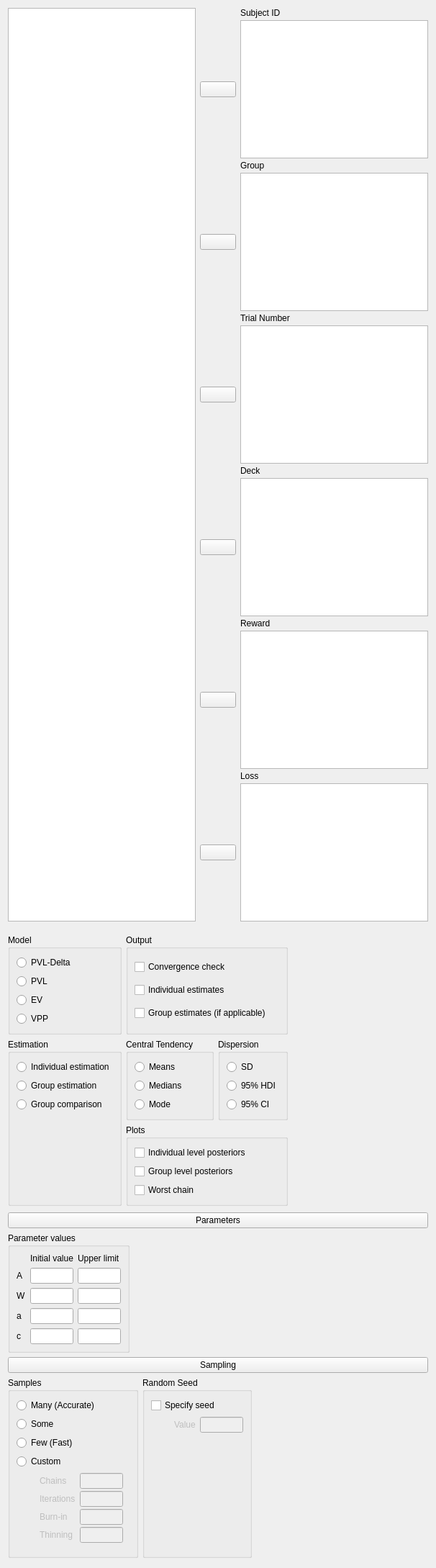
<?xml version="1.0" encoding="UTF-8"?>
<ui version="4.0">
 <class>ReinforcementLearningR11tLearningForm</class>
 <widget class="QWidget" name="ReinforcementLearningR11tLearningForm">
  <property name="geometry">
   <rect>
    <x>0</x>
    <y>0</y>
    <width>606</width>
    <height>1468</height>
   </rect>
  </property>
  <property name="sizePolicy">
   <sizepolicy hsizetype="Fixed" vsizetype="Preferred">
    <horstretch>0</horstretch>
    <verstretch>0</verstretch>
   </sizepolicy>
  </property>
  <property name="windowTitle">
   <string>Form</string>
  </property>
  <layout class="QGridLayout" name="gridLayout">
   <property name="verticalSpacing">
    <number>0</number>
   </property>
   <item row="0" column="0">
    <widget class="QWidget" name="widget_3" native="true">
     <layout class="QGridLayout" name="gridLayout_7">
      <property name="leftMargin">
       <number>0</number>
      </property>
      <property name="topMargin">
       <number>0</number>
      </property>
      <property name="rightMargin">
       <number>0</number>
      </property>
      <property name="bottomMargin">
       <number>0</number>
      </property>
      <property name="verticalSpacing">
       <number>0</number>
      </property>
      <item row="0" column="1" rowspan="2" colspan="2">
       <widget class="QWidget" name="topWidget" native="true">
        <property name="sizePolicy">
         <sizepolicy hsizetype="Expanding" vsizetype="Fixed">
          <horstretch>0</horstretch>
          <verstretch>0</verstretch>
         </sizepolicy>
        </property>
        <layout class="QGridLayout" name="gridLayout_3">
         <property name="leftMargin">
          <number>0</number>
         </property>
         <property name="topMargin">
          <number>0</number>
         </property>
         <property name="rightMargin">
          <number>0</number>
         </property>
         <property name="verticalSpacing">
          <number>3</number>
         </property>
         <item row="0" column="2">
          <widget class="QLabel" name="label">
           <property name="text">
            <string>Subject ID</string>
           </property>
          </widget>
         </item>
         <item row="7" column="1">
          <widget class="AssignButton" name="buttonAssignDeck">
           <property name="sizePolicy">
            <sizepolicy hsizetype="Fixed" vsizetype="Fixed">
             <horstretch>0</horstretch>
             <verstretch>0</verstretch>
            </sizepolicy>
           </property>
           <property name="minimumSize">
            <size>
             <width>50</width>
             <height>0</height>
            </size>
           </property>
           <property name="maximumSize">
            <size>
             <width>50</width>
             <height>16777215</height>
            </size>
           </property>
           <property name="text">
            <string/>
           </property>
          </widget>
         </item>
         <item row="7" column="2">
          <widget class="boundSingleItemView" name="deck">
           <property name="sizePolicy">
            <sizepolicy hsizetype="Expanding" vsizetype="Fixed">
             <horstretch>0</horstretch>
             <verstretch>0</verstretch>
            </sizepolicy>
           </property>
           <property name="minimumSize">
            <size>
             <width>0</width>
             <height>0</height>
            </size>
           </property>
           <property name="maximumSize">
            <size>
             <width>16777215</width>
             <height>16777215</height>
            </size>
           </property>
           <property name="selectionMode">
            <enum>QAbstractItemView::ExtendedSelection</enum>
           </property>
          </widget>
         </item>
         <item row="9" column="1">
          <widget class="AssignButton" name="buttonAssignReward">
           <property name="sizePolicy">
            <sizepolicy hsizetype="Fixed" vsizetype="Fixed">
             <horstretch>0</horstretch>
             <verstretch>0</verstretch>
            </sizepolicy>
           </property>
           <property name="minimumSize">
            <size>
             <width>50</width>
             <height>0</height>
            </size>
           </property>
           <property name="maximumSize">
            <size>
             <width>50</width>
             <height>16777215</height>
            </size>
           </property>
           <property name="text">
            <string/>
           </property>
          </widget>
         </item>
         <item row="8" column="2">
          <widget class="QLabel" name="label_5">
           <property name="text">
            <string>Reward</string>
           </property>
          </widget>
         </item>
         <item row="9" column="2">
          <widget class="boundSingleItemView" name="reward">
           <property name="sizePolicy">
            <sizepolicy hsizetype="Expanding" vsizetype="Fixed">
             <horstretch>0</horstretch>
             <verstretch>0</verstretch>
            </sizepolicy>
           </property>
           <property name="minimumSize">
            <size>
             <width>0</width>
             <height>0</height>
            </size>
           </property>
           <property name="maximumSize">
            <size>
             <width>16777215</width>
             <height>16777215</height>
            </size>
           </property>
           <property name="selectionMode">
            <enum>QAbstractItemView::ExtendedSelection</enum>
           </property>
          </widget>
         </item>
         <item row="11" column="1">
          <widget class="AssignButton" name="buttonAssignLoss">
           <property name="sizePolicy">
            <sizepolicy hsizetype="Fixed" vsizetype="Fixed">
             <horstretch>0</horstretch>
             <verstretch>0</verstretch>
            </sizepolicy>
           </property>
           <property name="minimumSize">
            <size>
             <width>50</width>
             <height>0</height>
            </size>
           </property>
           <property name="maximumSize">
            <size>
             <width>50</width>
             <height>16777215</height>
            </size>
           </property>
           <property name="text">
            <string/>
           </property>
          </widget>
         </item>
         <item row="10" column="2">
          <widget class="QLabel" name="label_6">
           <property name="text">
            <string>Loss</string>
           </property>
          </widget>
         </item>
         <item row="11" column="2">
          <widget class="boundSingleItemView" name="loss">
           <property name="sizePolicy">
            <sizepolicy hsizetype="Expanding" vsizetype="Fixed">
             <horstretch>0</horstretch>
             <verstretch>0</verstretch>
            </sizepolicy>
           </property>
           <property name="minimumSize">
            <size>
             <width>0</width>
             <height>0</height>
            </size>
           </property>
           <property name="maximumSize">
            <size>
             <width>16777215</width>
             <height>16777215</height>
            </size>
           </property>
           <property name="selectionMode">
            <enum>QAbstractItemView::ExtendedSelection</enum>
           </property>
          </widget>
         </item>
         <item row="5" column="2">
          <widget class="boundSingleItemView" name="trialNumber">
           <property name="sizePolicy">
            <sizepolicy hsizetype="Expanding" vsizetype="Fixed">
             <horstretch>0</horstretch>
             <verstretch>0</verstretch>
            </sizepolicy>
           </property>
           <property name="minimumSize">
            <size>
             <width>0</width>
             <height>0</height>
            </size>
           </property>
           <property name="maximumSize">
            <size>
             <width>16777215</width>
             <height>16777215</height>
            </size>
           </property>
           <property name="selectionMode">
            <enum>QAbstractItemView::ExtendedSelection</enum>
           </property>
          </widget>
         </item>
         <item row="3" column="1">
          <widget class="AssignButton" name="buttonAssignGroup">
           <property name="sizePolicy">
            <sizepolicy hsizetype="Fixed" vsizetype="Fixed">
             <horstretch>0</horstretch>
             <verstretch>0</verstretch>
            </sizepolicy>
           </property>
           <property name="minimumSize">
            <size>
             <width>50</width>
             <height>0</height>
            </size>
           </property>
           <property name="maximumSize">
            <size>
             <width>50</width>
             <height>16777215</height>
            </size>
           </property>
           <property name="text">
            <string/>
           </property>
          </widget>
         </item>
         <item row="3" column="2">
          <widget class="boundSingleItemView" name="group">
           <property name="sizePolicy">
            <sizepolicy hsizetype="Expanding" vsizetype="Fixed">
             <horstretch>0</horstretch>
             <verstretch>0</verstretch>
            </sizepolicy>
           </property>
           <property name="minimumSize">
            <size>
             <width>0</width>
             <height>0</height>
            </size>
           </property>
           <property name="maximumSize">
            <size>
             <width>16777215</width>
             <height>16777215</height>
            </size>
           </property>
           <property name="selectionMode">
            <enum>QAbstractItemView::ExtendedSelection</enum>
           </property>
          </widget>
         </item>
         <item row="2" column="2">
          <widget class="QLabel" name="label_2">
           <property name="text">
            <string>Group</string>
           </property>
          </widget>
         </item>
         <item row="5" column="1">
          <widget class="AssignButton" name="buttonAssignTrialNumber">
           <property name="sizePolicy">
            <sizepolicy hsizetype="Fixed" vsizetype="Fixed">
             <horstretch>0</horstretch>
             <verstretch>0</verstretch>
            </sizepolicy>
           </property>
           <property name="minimumSize">
            <size>
             <width>50</width>
             <height>0</height>
            </size>
           </property>
           <property name="maximumSize">
            <size>
             <width>50</width>
             <height>16777215</height>
            </size>
           </property>
           <property name="text">
            <string/>
           </property>
          </widget>
         </item>
         <item row="4" column="2">
          <widget class="QLabel" name="label_4">
           <property name="text">
            <string>Trial Number</string>
           </property>
          </widget>
         </item>
         <item row="6" column="2">
          <widget class="QLabel" name="label_3">
           <property name="text">
            <string>Deck</string>
           </property>
          </widget>
         </item>
         <item row="0" column="1">
          <widget class="QWidget" name="widget_7" native="true"/>
         </item>
         <item row="1" column="2">
          <widget class="boundSingleItemView" name="subjectId">
           <property name="sizePolicy">
            <sizepolicy hsizetype="Expanding" vsizetype="Fixed">
             <horstretch>0</horstretch>
             <verstretch>0</verstretch>
            </sizepolicy>
           </property>
           <property name="minimumSize">
            <size>
             <width>0</width>
             <height>0</height>
            </size>
           </property>
           <property name="maximumSize">
            <size>
             <width>16777215</width>
             <height>16777215</height>
            </size>
           </property>
           <property name="selectionMode">
            <enum>QAbstractItemView::ExtendedSelection</enum>
           </property>
          </widget>
         </item>
         <item row="1" column="1">
          <widget class="AssignButton" name="buttonAssignSubjectId">
           <property name="sizePolicy">
            <sizepolicy hsizetype="Fixed" vsizetype="Fixed">
             <horstretch>0</horstretch>
             <verstretch>0</verstretch>
            </sizepolicy>
           </property>
           <property name="minimumSize">
            <size>
             <width>50</width>
             <height>0</height>
            </size>
           </property>
           <property name="maximumSize">
            <size>
             <width>50</width>
             <height>16777215</height>
            </size>
           </property>
           <property name="text">
            <string/>
           </property>
          </widget>
         </item>
         <item row="0" column="0" rowspan="12">
          <widget class="AvailableFieldsListView" name="listAvailableFields">
           <property name="sizePolicy">
            <sizepolicy hsizetype="Expanding" vsizetype="Preferred">
             <horstretch>0</horstretch>
             <verstretch>0</verstretch>
            </sizepolicy>
           </property>
           <property name="minimumSize">
            <size>
             <width>0</width>
             <height>0</height>
            </size>
           </property>
           <property name="selectionMode">
            <enum>QAbstractItemView::ExtendedSelection</enum>
           </property>
          </widget>
         </item>
        </layout>
       </widget>
      </item>
      <item row="2" column="1" colspan="2">
       <widget class="QWidget" name="widget_11" native="true">
        <layout class="QGridLayout" name="gridLayout_4">
         <property name="leftMargin">
          <number>0</number>
         </property>
         <property name="topMargin">
          <number>0</number>
         </property>
         <property name="rightMargin">
          <number>0</number>
         </property>
         <property name="bottomMargin">
          <number>0</number>
         </property>
         <property name="verticalSpacing">
          <number>3</number>
         </property>
        </layout>
       </widget>
      </item>
      <item row="4" column="1" rowspan="3" colspan="2">
       <widget class="QWidget" name="widget_15" native="true">
        <layout class="QGridLayout" name="gridLayout_6">
         <property name="leftMargin">
          <number>0</number>
         </property>
         <property name="topMargin">
          <number>0</number>
         </property>
         <property name="rightMargin">
          <number>0</number>
         </property>
         <property name="bottomMargin">
          <number>0</number>
         </property>
         <property name="verticalSpacing">
          <number>3</number>
         </property>
        </layout>
       </widget>
      </item>
      <item row="3" column="1" colspan="2">
       <widget class="QWidget" name="widget_13" native="true">
        <layout class="QGridLayout" name="gridLayout_5">
         <property name="leftMargin">
          <number>0</number>
         </property>
         <property name="topMargin">
          <number>0</number>
         </property>
         <property name="rightMargin">
          <number>0</number>
         </property>
         <property name="bottomMargin">
          <number>0</number>
         </property>
         <property name="verticalSpacing">
          <number>3</number>
         </property>
        </layout>
       </widget>
      </item>
     </layout>
    </widget>
   </item>
   <item row="1" column="0">
    <widget class="QWidget" name="widget" native="true">
     <property name="sizePolicy">
      <sizepolicy hsizetype="Fixed" vsizetype="Preferred">
       <horstretch>0</horstretch>
       <verstretch>0</verstretch>
      </sizepolicy>
     </property>
     <layout class="QGridLayout" name="gridLayout_8">
      <property name="leftMargin">
       <number>0</number>
      </property>
      <property name="rightMargin">
       <number>0</number>
      </property>
      <property name="bottomMargin">
       <number>0</number>
      </property>
      <item row="1" column="1" rowspan="2">
       <widget class="BoundGroupBox" name="centralTendency">
        <property name="title">
         <string>Central Tendency</string>
        </property>
        <layout class="QGridLayout" name="gridLayout_23">
         <item row="1" column="0">
          <widget class="QRadioButton" name="_2medians">
           <property name="text">
            <string>Medians</string>
           </property>
          </widget>
         </item>
         <item row="0" column="0">
          <widget class="QRadioButton" name="_1means">
           <property name="text">
            <string>Means</string>
           </property>
          </widget>
         </item>
         <item row="2" column="0">
          <widget class="QRadioButton" name="_3mode">
           <property name="text">
            <string>Mode</string>
           </property>
          </widget>
         </item>
        </layout>
       </widget>
      </item>
      <item row="1" column="0" rowspan="3">
       <widget class="BoundGroupBox" name="estimation">
        <property name="title">
         <string>Estimation</string>
        </property>
        <layout class="QGridLayout" name="gridLayout_10">
         <item row="0" column="0">
          <widget class="QRadioButton" name="_1individualEstimation">
           <property name="text">
            <string>Individual estimation</string>
           </property>
          </widget>
         </item>
         <item row="4" column="0">
          <spacer name="verticalSpacer">
           <property name="orientation">
            <enum>Qt::Vertical</enum>
           </property>
           <property name="sizeHint" stdset="0">
            <size>
             <width>20</width>
             <height>40</height>
            </size>
           </property>
          </spacer>
         </item>
         <item row="1" column="0">
          <widget class="QRadioButton" name="_2groupEstimation">
           <property name="text">
            <string>Group estimation</string>
           </property>
          </widget>
         </item>
         <item row="3" column="0">
          <widget class="QRadioButton" name="_3groupComparison">
           <property name="text">
            <string>Group comparison</string>
           </property>
          </widget>
         </item>
        </layout>
       </widget>
      </item>
      <item row="0" column="0">
       <widget class="BoundGroupBox" name="model">
        <property name="title">
         <string>Model</string>
        </property>
        <layout class="QGridLayout" name="gridLayout_9">
         <item row="0" column="0">
          <widget class="QRadioButton" name="_1pvlDelta">
           <property name="text">
            <string>PVL-Delta</string>
           </property>
          </widget>
         </item>
         <item row="2" column="0">
          <widget class="QRadioButton" name="_3ev">
           <property name="text">
            <string>EV</string>
           </property>
          </widget>
         </item>
         <item row="1" column="0">
          <widget class="QRadioButton" name="_2pvl">
           <property name="text">
            <string>PVL</string>
           </property>
          </widget>
         </item>
         <item row="3" column="0">
          <widget class="QRadioButton" name="_4vpp">
           <property name="text">
            <string>VPP</string>
           </property>
          </widget>
         </item>
        </layout>
       </widget>
      </item>
      <item row="0" column="1" colspan="4">
       <widget class="GroupBox" name="groupBox_3">
        <property name="title">
         <string>Output</string>
        </property>
        <layout class="QGridLayout" name="gridLayout_11">
         <item row="0" column="0">
          <widget class="BoundCheckBox" name="outputConvergenceCheck">
           <property name="text">
            <string>Convergence check</string>
           </property>
          </widget>
         </item>
         <item row="1" column="0">
          <widget class="BoundCheckBox" name="outputIndividualEstimates">
           <property name="text">
            <string>Individual estimates</string>
           </property>
          </widget>
         </item>
         <item row="2" column="0">
          <widget class="BoundCheckBox" name="outputGroupEstimates">
           <property name="text">
            <string>Group estimates (if applicable)</string>
           </property>
          </widget>
         </item>
        </layout>
       </widget>
      </item>
      <item row="3" column="1" colspan="4">
       <widget class="GroupBox" name="groupBox_4">
        <property name="title">
         <string>Plots</string>
        </property>
        <layout class="QGridLayout" name="gridLayout_13">
         <item row="2" column="0">
          <widget class="BoundCheckBox" name="plotGroupLevelPosteriors">
           <property name="text">
            <string>Group level posteriors</string>
           </property>
          </widget>
         </item>
         <item row="1" column="0">
          <widget class="BoundCheckBox" name="plotIndividualLevelPosteriors">
           <property name="text">
            <string>Individual level posteriors</string>
           </property>
          </widget>
         </item>
         <item row="3" column="0">
          <widget class="BoundCheckBox" name="plotWorstChain">
           <property name="text">
            <string>Worst chain</string>
           </property>
          </widget>
         </item>
        </layout>
       </widget>
      </item>
      <item row="1" column="2" rowspan="2" colspan="3">
       <widget class="BoundGroupBox" name="distribution">
        <property name="title">
         <string>Dispersion</string>
        </property>
        <layout class="QGridLayout" name="gridLayout_22">
         <item row="2" column="0">
          <widget class="QRadioButton" name="_3ci">
           <property name="text">
            <string>95% CI</string>
           </property>
          </widget>
         </item>
         <item row="1" column="0">
          <widget class="QRadioButton" name="_2hdi">
           <property name="text">
            <string>95% HDI</string>
           </property>
          </widget>
         </item>
         <item row="0" column="0">
          <widget class="QRadioButton" name="_1sd">
           <property name="text">
            <string>SD</string>
           </property>
          </widget>
         </item>
        </layout>
       </widget>
      </item>
     </layout>
    </widget>
   </item>
   <item row="2" column="0">
    <widget class="QWidget" name="widget_10" native="true">
     <layout class="QGridLayout" name="gridLayout_14">
      <property name="leftMargin">
       <number>0</number>
      </property>
      <property name="rightMargin">
       <number>0</number>
      </property>
      <property name="bottomMargin">
       <number>3</number>
      </property>
      <item row="0" column="0">
       <widget class="ExpanderButton" name="pushButton">
        <property name="sizePolicy">
         <sizepolicy hsizetype="Expanding" vsizetype="Fixed">
          <horstretch>0</horstretch>
          <verstretch>0</verstretch>
         </sizepolicy>
        </property>
        <property name="text">
         <string>Parameters</string>
        </property>
       </widget>
      </item>
      <item row="1" column="0">
       <widget class="QWidget" name="containerParameters" native="true">
        <property name="sizePolicy">
         <sizepolicy hsizetype="Fixed" vsizetype="Preferred">
          <horstretch>0</horstretch>
          <verstretch>0</verstretch>
         </sizepolicy>
        </property>
        <layout class="QGridLayout" name="gridLayout_15">
         <property name="leftMargin">
          <number>0</number>
         </property>
         <property name="topMargin">
          <number>0</number>
         </property>
         <property name="bottomMargin">
          <number>0</number>
         </property>
         <item row="0" column="0">
          <widget class="GroupBox" name="groupBox_5">
           <property name="title">
            <string>Parameter values</string>
           </property>
           <layout class="QGridLayout" name="gridLayout_16">
            <item row="4" column="1">
             <widget class="BoundTextBox" name="cInitial">
              <property name="maximumSize">
               <size>
                <width>60</width>
                <height>16777215</height>
               </size>
              </property>
             </widget>
            </item>
            <item row="4" column="2">
             <widget class="BoundTextBox" name="cUpper">
              <property name="maximumSize">
               <size>
                <width>60</width>
                <height>16777215</height>
               </size>
              </property>
             </widget>
            </item>
            <item row="1" column="1">
             <widget class="BoundTextBox" name="AInitial">
              <property name="maximumSize">
               <size>
                <width>60</width>
                <height>16777215</height>
               </size>
              </property>
             </widget>
            </item>
            <item row="2" column="0">
             <widget class="QLabel" name="label_9">
              <property name="text">
               <string>W</string>
              </property>
             </widget>
            </item>
            <item row="3" column="2">
             <widget class="BoundTextBox" name="aUpper">
              <property name="maximumSize">
               <size>
                <width>60</width>
                <height>16777215</height>
               </size>
              </property>
             </widget>
            </item>
            <item row="0" column="1">
             <widget class="QLabel" name="label_12">
              <property name="text">
               <string>Initial value</string>
              </property>
             </widget>
            </item>
            <item row="2" column="2">
             <widget class="BoundTextBox" name="WUpper">
              <property name="maximumSize">
               <size>
                <width>60</width>
                <height>16777215</height>
               </size>
              </property>
             </widget>
            </item>
            <item row="3" column="0">
             <widget class="QLabel" name="label_10">
              <property name="text">
               <string>a</string>
              </property>
             </widget>
            </item>
            <item row="2" column="1">
             <widget class="BoundTextBox" name="WInitial">
              <property name="maximumSize">
               <size>
                <width>60</width>
                <height>16777215</height>
               </size>
              </property>
             </widget>
            </item>
            <item row="3" column="1">
             <widget class="BoundTextBox" name="aInitial">
              <property name="maximumSize">
               <size>
                <width>60</width>
                <height>16777215</height>
               </size>
              </property>
             </widget>
            </item>
            <item row="1" column="2">
             <widget class="BoundTextBox" name="AUpper">
              <property name="maximumSize">
               <size>
                <width>60</width>
                <height>16777215</height>
               </size>
              </property>
             </widget>
            </item>
            <item row="4" column="0">
             <widget class="QLabel" name="label_11">
              <property name="text">
               <string>c</string>
              </property>
             </widget>
            </item>
            <item row="1" column="0">
             <widget class="QLabel" name="label_8">
              <property name="text">
               <string>A</string>
              </property>
             </widget>
            </item>
            <item row="0" column="2">
             <widget class="QLabel" name="label_13">
              <property name="text">
               <string>Upper limit</string>
              </property>
             </widget>
            </item>
           </layout>
          </widget>
         </item>
        </layout>
       </widget>
      </item>
     </layout>
    </widget>
   </item>
   <item row="3" column="0">
    <widget class="QWidget" name="widget_5" native="true">
     <layout class="QGridLayout" name="gridLayout_12">
      <property name="leftMargin">
       <number>0</number>
      </property>
      <property name="topMargin">
       <number>3</number>
      </property>
      <property name="rightMargin">
       <number>0</number>
      </property>
      <property name="bottomMargin">
       <number>3</number>
      </property>
      <item row="0" column="0">
       <widget class="ExpanderButton" name="pushButton_2">
        <property name="sizePolicy">
         <sizepolicy hsizetype="Expanding" vsizetype="Fixed">
          <horstretch>0</horstretch>
          <verstretch>0</verstretch>
         </sizepolicy>
        </property>
        <property name="text">
         <string>Sampling</string>
        </property>
       </widget>
      </item>
      <item row="1" column="0">
       <widget class="QWidget" name="containerSampling" native="true">
        <property name="sizePolicy">
         <sizepolicy hsizetype="Fixed" vsizetype="Fixed">
          <horstretch>0</horstretch>
          <verstretch>0</verstretch>
         </sizepolicy>
        </property>
        <layout class="QGridLayout" name="gridLayout_18">
         <property name="leftMargin">
          <number>0</number>
         </property>
         <property name="topMargin">
          <number>0</number>
         </property>
         <property name="bottomMargin">
          <number>0</number>
         </property>
         <item row="0" column="0">
          <widget class="BoundGroupBox" name="samples">
           <property name="title">
            <string>Samples</string>
           </property>
           <layout class="QGridLayout" name="gridLayout_19">
            <item row="1" column="0">
             <widget class="QRadioButton" name="_2some">
              <property name="text">
               <string>Some</string>
              </property>
             </widget>
            </item>
            <item row="0" column="0">
             <widget class="QRadioButton" name="_1many">
              <property name="text">
               <string>Many (Accurate)</string>
              </property>
             </widget>
            </item>
            <item row="3" column="0">
             <widget class="QRadioButton" name="_4custom">
              <property name="text">
               <string>Custom</string>
              </property>
             </widget>
            </item>
            <item row="2" column="0">
             <widget class="QRadioButton" name="_3few">
              <property name="text">
               <string>Few (Fast)</string>
              </property>
             </widget>
            </item>
            <item row="4" column="0">
             <widget class="QWidget" name="custom" native="true">
              <property name="enabled">
               <bool>false</bool>
              </property>
              <layout class="QGridLayout" name="gridLayout_20">
               <property name="leftMargin">
                <number>32</number>
               </property>
               <property name="topMargin">
                <number>0</number>
               </property>
               <property name="verticalSpacing">
                <number>3</number>
               </property>
               <item row="5" column="1">
                <widget class="BoundTextBox" name="customThinning">
                 <property name="maximumSize">
                  <size>
                   <width>60</width>
                   <height>16777215</height>
                  </size>
                 </property>
                </widget>
               </item>
               <item row="3" column="1">
                <widget class="BoundTextBox" name="customBurnin">
                 <property name="maximumSize">
                  <size>
                   <width>60</width>
                   <height>16777215</height>
                  </size>
                 </property>
                </widget>
               </item>
               <item row="1" column="1">
                <widget class="BoundTextBox" name="customIterations">
                 <property name="maximumSize">
                  <size>
                   <width>60</width>
                   <height>16777215</height>
                  </size>
                 </property>
                </widget>
               </item>
               <item row="5" column="0">
                <widget class="QLabel" name="label_17">
                 <property name="text">
                  <string>Thinning</string>
                 </property>
                </widget>
               </item>
               <item row="1" column="0">
                <widget class="QLabel" name="label_7">
                 <property name="text">
                  <string>Iterations</string>
                 </property>
                </widget>
               </item>
               <item row="3" column="0">
                <widget class="QLabel" name="label_14">
                 <property name="text">
                  <string>Burn-in</string>
                 </property>
                </widget>
               </item>
               <item row="0" column="0">
                <widget class="QLabel" name="label_16">
                 <property name="text">
                  <string>Chains</string>
                 </property>
                </widget>
               </item>
               <item row="0" column="1">
                <widget class="BoundTextBox" name="customChains">
                 <property name="maximumSize">
                  <size>
                   <width>60</width>
                   <height>16777215</height>
                  </size>
                 </property>
                </widget>
               </item>
              </layout>
             </widget>
            </item>
           </layout>
          </widget>
         </item>
         <item row="0" column="1">
          <widget class="GroupBox" name="groupBox_7">
           <property name="title">
            <string>Random Seed</string>
           </property>
           <layout class="QGridLayout" name="gridLayout_24">
            <item row="0" column="0">
             <widget class="BoundCheckBox" name="specificSeed">
              <property name="text">
               <string>Specify seed</string>
              </property>
             </widget>
            </item>
            <item row="1" column="0">
             <widget class="QWidget" name="specificSeedContainer" native="true">
              <property name="enabled">
               <bool>false</bool>
              </property>
              <layout class="QGridLayout" name="gridLayout_26">
               <property name="leftMargin">
                <number>32</number>
               </property>
               <property name="topMargin">
                <number>0</number>
               </property>
               <property name="rightMargin">
                <number>0</number>
               </property>
               <property name="bottomMargin">
                <number>0</number>
               </property>
               <item row="0" column="0">
                <widget class="QLabel" name="label_15">
                 <property name="text">
                  <string>Value</string>
                 </property>
                </widget>
               </item>
               <item row="0" column="1">
                <widget class="BoundTextBox" name="specificSeedValue">
                 <property name="maximumSize">
                  <size>
                   <width>60</width>
                   <height>16777215</height>
                  </size>
                 </property>
                </widget>
               </item>
               <item row="1" column="1">
                <spacer name="verticalSpacer_3">
                 <property name="orientation">
                  <enum>Qt::Vertical</enum>
                 </property>
                 <property name="sizeHint" stdset="0">
                  <size>
                   <width>20</width>
                   <height>40</height>
                  </size>
                 </property>
                </spacer>
               </item>
              </layout>
             </widget>
            </item>
           </layout>
          </widget>
         </item>
        </layout>
       </widget>
      </item>
     </layout>
    </widget>
   </item>
   <item row="4" column="0">
    <spacer name="verticalSpacer_2">
     <property name="orientation">
      <enum>Qt::Vertical</enum>
     </property>
     <property name="sizeHint" stdset="0">
      <size>
       <width>20</width>
       <height>40</height>
      </size>
     </property>
    </spacer>
   </item>
  </layout>
 </widget>
 <customwidgets>
  <customwidget>
   <class>AssignButton</class>
   <extends>QPushButton</extends>
   <header>widgets/assignbutton.h</header>
  </customwidget>
  <customwidget>
   <class>AvailableFieldsListView</class>
   <extends>QListView</extends>
   <header>widgets/availablefieldslistview.h</header>
  </customwidget>
  <customwidget>
   <class>GroupBox</class>
   <extends>QGroupBox</extends>
   <header>widgets/groupbox.h</header>
   <container>1</container>
  </customwidget>
  <customwidget>
   <class>BoundTextBox</class>
   <extends>QLineEdit</extends>
   <header>widgets/boundtextbox.h</header>
  </customwidget>
  <customwidget>
   <class>BoundGroupBox</class>
   <extends>QGroupBox</extends>
   <header>widgets/boundgroupbox.h</header>
   <container>1</container>
  </customwidget>
  <customwidget>
   <class>ExpanderButton</class>
   <extends>QPushButton</extends>
   <header>widgets/expanderbutton.h</header>
  </customwidget>
  <customwidget>
   <class>BoundCheckBox</class>
   <extends>QCheckBox</extends>
   <header>widgets/boundcheckbox.h</header>
  </customwidget>
  <customwidget>
   <class>boundSingleItemView</class>
   <extends>QListView</extends>
   <header>widgets/boundsingleitemview.h</header>
  </customwidget>
 </customwidgets>
 <tabstops>
  <tabstop>listAvailableFields</tabstop>
  <tabstop>buttonAssignSubjectId</tabstop>
  <tabstop>subjectId</tabstop>
  <tabstop>buttonAssignGroup</tabstop>
  <tabstop>group</tabstop>
  <tabstop>buttonAssignTrialNumber</tabstop>
  <tabstop>trialNumber</tabstop>
  <tabstop>buttonAssignDeck</tabstop>
  <tabstop>deck</tabstop>
  <tabstop>buttonAssignReward</tabstop>
  <tabstop>reward</tabstop>
  <tabstop>buttonAssignLoss</tabstop>
  <tabstop>loss</tabstop>
  <tabstop>_1pvlDelta</tabstop>
  <tabstop>_2pvl</tabstop>
  <tabstop>_3ev</tabstop>
  <tabstop>_4vpp</tabstop>
  <tabstop>outputConvergenceCheck</tabstop>
  <tabstop>outputIndividualEstimates</tabstop>
  <tabstop>outputGroupEstimates</tabstop>
  <tabstop>_1individualEstimation</tabstop>
  <tabstop>_2groupEstimation</tabstop>
  <tabstop>_3groupComparison</tabstop>
  <tabstop>_1means</tabstop>
  <tabstop>_2medians</tabstop>
  <tabstop>_3mode</tabstop>
  <tabstop>_1sd</tabstop>
  <tabstop>_2hdi</tabstop>
  <tabstop>_3ci</tabstop>
  <tabstop>plotIndividualLevelPosteriors</tabstop>
  <tabstop>plotGroupLevelPosteriors</tabstop>
  <tabstop>plotWorstChain</tabstop>
  <tabstop>pushButton</tabstop>
  <tabstop>AInitial</tabstop>
  <tabstop>AUpper</tabstop>
  <tabstop>WInitial</tabstop>
  <tabstop>WUpper</tabstop>
  <tabstop>aInitial</tabstop>
  <tabstop>aUpper</tabstop>
  <tabstop>cInitial</tabstop>
  <tabstop>cUpper</tabstop>
  <tabstop>pushButton_2</tabstop>
  <tabstop>_1many</tabstop>
  <tabstop>_2some</tabstop>
  <tabstop>_3few</tabstop>
  <tabstop>_4custom</tabstop>
  <tabstop>customChains</tabstop>
  <tabstop>customIterations</tabstop>
  <tabstop>customBurnin</tabstop>
  <tabstop>customThinning</tabstop>
  <tabstop>specificSeed</tabstop>
  <tabstop>specificSeedValue</tabstop>
 </tabstops>
 <resources/>
 <connections>
  <connection>
   <sender>_4custom</sender>
   <signal>toggled(bool)</signal>
   <receiver>custom</receiver>
   <slot>setEnabled(bool)</slot>
   <hints>
    <hint type="sourcelabel">
     <x>148</x>
     <y>1091</y>
    </hint>
    <hint type="destinationlabel">
     <x>149</x>
     <y>1160</y>
    </hint>
   </hints>
  </connection>
  <connection>
   <sender>specificSeed</sender>
   <signal>toggled(bool)</signal>
   <receiver>specificSeedContainer</receiver>
   <slot>setEnabled(bool)</slot>
   <hints>
    <hint type="sourcelabel">
     <x>418</x>
     <y>1033</y>
    </hint>
    <hint type="destinationlabel">
     <x>414</x>
     <y>1131</y>
    </hint>
   </hints>
  </connection>
 </connections>
</ui>
